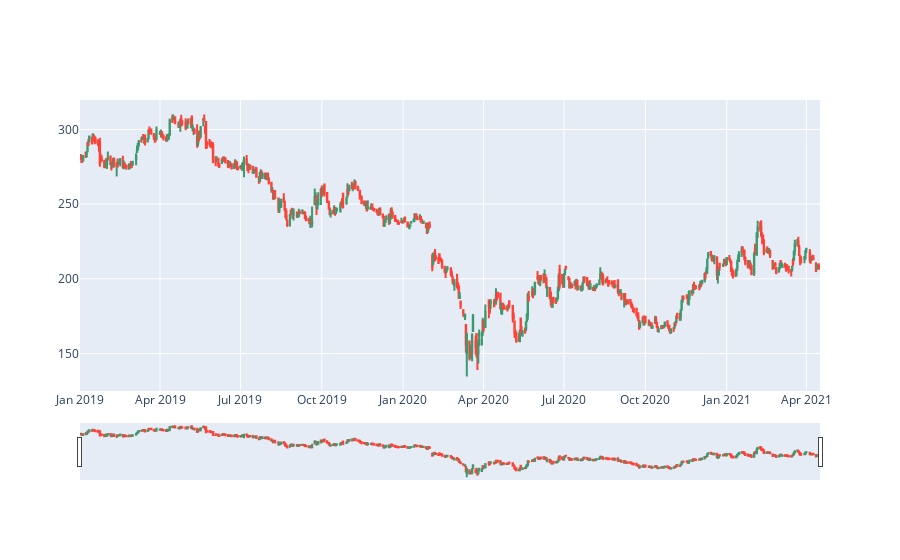

The notebook cell this image was saved under:
### Code cell
fig.show()

### Figure 1 — Plotly figure (JSON) as saved in the notebook; plotly's stock layout.template omitted (floating-point values rounded to 4 significant figures; data arrays with more than 128 entries replaced by an {"elided": "..."} marker saying what was removed)
{"data": [{"close": {"elided": "565 float values"}, "high": {"elided": "565 float values"}, "low": {"elided": "565 float values"}, "open": {"elided": "565 float values"}, "type": "candlestick", "x": {"elided": "565 str values"}}], "layout": {}}
